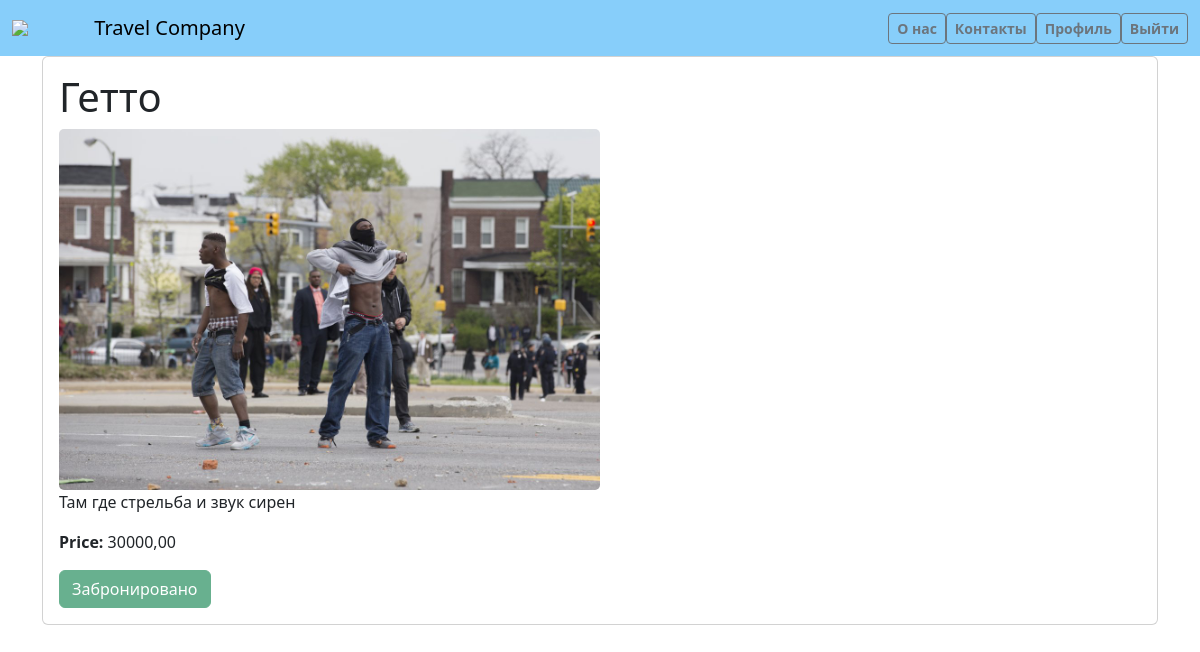
The app's page /tour_detail/3/ (signed in) with its own data.
### main/models.py (models this page shows, shortened)
class Tour(models.Model):
    destination = models.ForeignKey(Destination, on_delete=models.CASCADE)
    user = models.ForeignKey(User, on_delete=models.CASCADE)
    price = models.DecimalField(max_digits=10, decimal_places=2)
    image = models.ImageField(upload_to='tour_detail_imаge/')
    available_seats = models.IntegerField(default=50)
    book_data = models.DateField(auto_now_add=True)

class Destination(models.Model):
    name = models.CharField(max_length=50)
    description = models.TextField()
    image = models.ImageField(upload_to='destination/')

### main/views.py (the view)
# urls.py: path('tour_detail/<int:pk>/', views.tour_detail, name='tour_detail'),
@login_required
def tour_detail(request, pk):
    tour = get_object_or_404(Tour, pk=pk)
    is_booked = False
    if request.user.is_authenticated:
        is_booked = Book_list.objects.filter(user=request.user, tour=tour).exists()
    return render(request, 'main/tour_detail.html', {'tour': tour, 'is_booked': is_booked})

### templates/main/tour_detail.html (shortened to what this page needs)
{% load static %}
<!DOCTYPE html>
<html lang="en">
<head>
    <link href="https://cdn.jsdelivr.net/npm/bootstrap@5.3.3/dist/css/bootstrap.min.css" rel="stylesheet"
>
</head>
<body>
<nav class="navbar navbar-expand-lg navbar-light" style="background-color: #87CEFA;">
    <div class="container-fluid">
        <img src="https://gas-kvas.com/grafic/uploads/posts/2024-01/gas-kvas-com-p-logotip-turagentstva-na-prozrachnom-fone-3.png"
             style="width: 7%">
        <a class="navbar-brand" href="{% url 'tour_list' %}">Travel Company</a>
        <div class="collapse navbar-collapse" id="navbarNav">
            <ul class="navbar-nav ms-auto">
                <li class="nav-item">
                    <a class="btn btn-outline-secondary btn-lg btn-md btn-sm fw-bold" href="{% url 'about_us' %}">О нас</a>
                </li>
                <li class="nav-item">
                    <a class="btn btn-outline-secondary btn-lg btn-md btn-sm fw-bold" href="{% url 'contact' %}">Контакты</a>
                </li>
                {% if user.is_authenticated %}
                <li class="nav-item">
                    <a class="btn btn-outline-secondary btn-lg btn-md btn-sm fw-bold"
                       href="{% url 'profile' %}">Профиль</a>
                </li>
                <li class="nav-item">
                    <form method="post" action="{% url 'logout' %}">
                        <button type="submit" class="btn btn-outline-secondary btn-lg btn-md btn-sm fw-bold">Выйти
                        </button>
                    </form>
                </li>
                {% endif %}
            </ul>
        </div>
    </div>
</nav>
<div class="container">
    <div class="card">
        <div class="card-body">
            <h1 class="card-title">{{ tour.destination.name }}</h1>
            <img src="{{ tour.image.url }}" style="width: 50%;" class="card-img">
            <p class="card-text">{{ tour.destination.description }}</p>
            <p class="card-text"><strong>Price:</strong> {{ tour.price }}</p>
            {% if user.is_authenticated %}
            {% if is_booked %}
            <button class="btn btn-success" disabled>Забронировано</button>
                {% endif %}
                {% else %}
                <a href="{% url 'login' %}" class="btn btn-primary">Войти</a>
                <a href="{% url 'register' %}" class="btn btn-primary">Зарегистрироваться</a>
                {% endif %}
        </div>
    </div>
</div>
</body>
</html>

### records on screen
Tour: destination.name "Гетто", image (picture), destination.description "Там где стрельба и звук сирен", price "30000,00"
